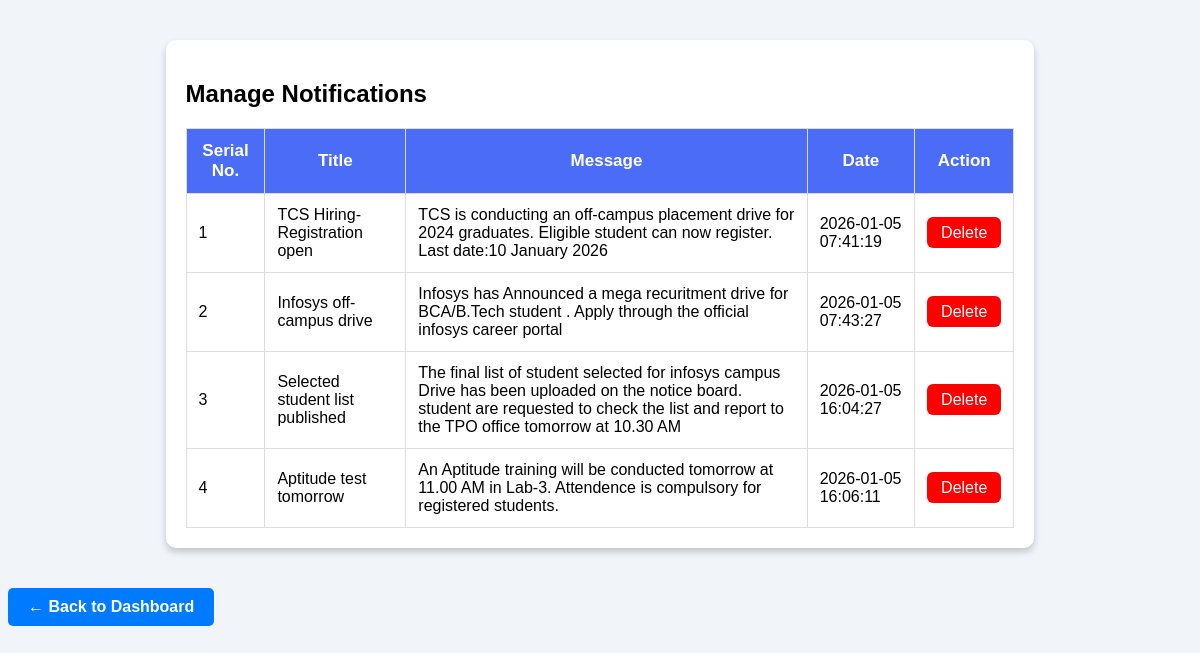
The app's page /admin_notification_list.php with its own data.
### tables this page shows
CREATE TABLE `notifications` (
  `id` int(11) NOT NULL,
  `title` varchar(255) DEFAULT NULL,
  `message` text DEFAULT NULL,
  `user_type` varchar(50) DEFAULT NULL,
  `status` int(11) DEFAULT 0,
  `created_at` timestamp NOT NULL DEFAULT current_timestamp()
);

### admin_notification_list.php (the view, shortened to what this page needs)
<?php
include 'db_Connect.php';
$noti = mysqli_query($conn, "SELECT * FROM notifications ORDER BY id ASC");
?>
<!DOCTYPE html>
<html>
<head>
</head>
<body>
<div class="box">
    <h2>Manage Notifications</h2>
    <table>
        <tr>
            <th>Serial No.</th>
            <th>Title</th>
            <th>Message</th>
            <th>Date</th>
            <th>Action</th>
        </tr>
        <?php
        $sr = 1;
        if(mysqli_num_rows($noti) > 0){
            while($row = mysqli_fetch_assoc($noti)){
        ?>
        <tr>
            <td><?php echo $sr++; ?></td>
            <td><?php echo $row['title']; ?></td>
            <td><?php echo $row['message']; ?></td>
            <td><?php echo $row['created_at']; ?></td>
            <td>
                <a href="admin_notification_list.php?delete=<?php echo $row['id']; ?>" class="delete"
                onclick="return confirm('Are you sure you want to delete this notification?');">
                Delete</a>
            </td>
        </tr>
        <?php
            }
        } else {
            echo "<tr><td colspan='5' style='text-align:center;'>No Notifications Found</td></tr>";
        }
        ?>
    </table>
</div>
<a href="home.php" style="
display:inline-block;
padding:10px 20px;
background-color:#007bff;
color:white;
text-decoration:none;
border-radius:5px;
font-size:16px;
font-weight:bold;">
← Back to Dashboard
</a>
</body>
</html>

### admin_notification_list.php (style rules this page uses)
body { background: #f1f5f9; font-family: Arial; }
.box { width: 70%; margin: 40px auto; background: white; padding: 20px; border-radius: 10px; box-shadow: 0px 4px 7px rgba(0,0,0,0.2); }
table { width: 100%; border-collapse: collapse; }
table, th, td { border: 1px solid #ddd; }
th { background: #4A6CF7; color: white; padding: 12px; font-size: 17px; }
td { padding: 12px; font-size: 16px; }
a.delete { background: red; color: white; padding: 7px 14px; text-decoration: none; border-radius: 6px; }

### records on screen
notifications: title "TCS Hiring-Registration open", message "TCS is conducting an off-campus placement drive for 2024 graduates. Eligible student can now register. Last date:10 January 2026", created_at "2026-01-05 07:41:19"
notifications: title "Infosys off-campus drive", message "Infosys has Announced a mega recuritment drive for BCA/B.Tech student . Apply through the official infosys career portal", created_at "2026-01-05 07:43:27"
notifications: title "Selected student list published", message "The final list of student selected for infosys campus Drive has been uploaded on the notice board. student are requested to check the list and report to the TPO office tomorrow at 10.30 AM", created_at "2026-01-05 16:04:27"
notifications: title "Aptitude test tomorrow", message "An Aptitude training will be conducted tomorrow at 11.00 AM in Lab-3. Attendence is compulsory for registered students.", created_at "2026-01-05 16:06:11"
